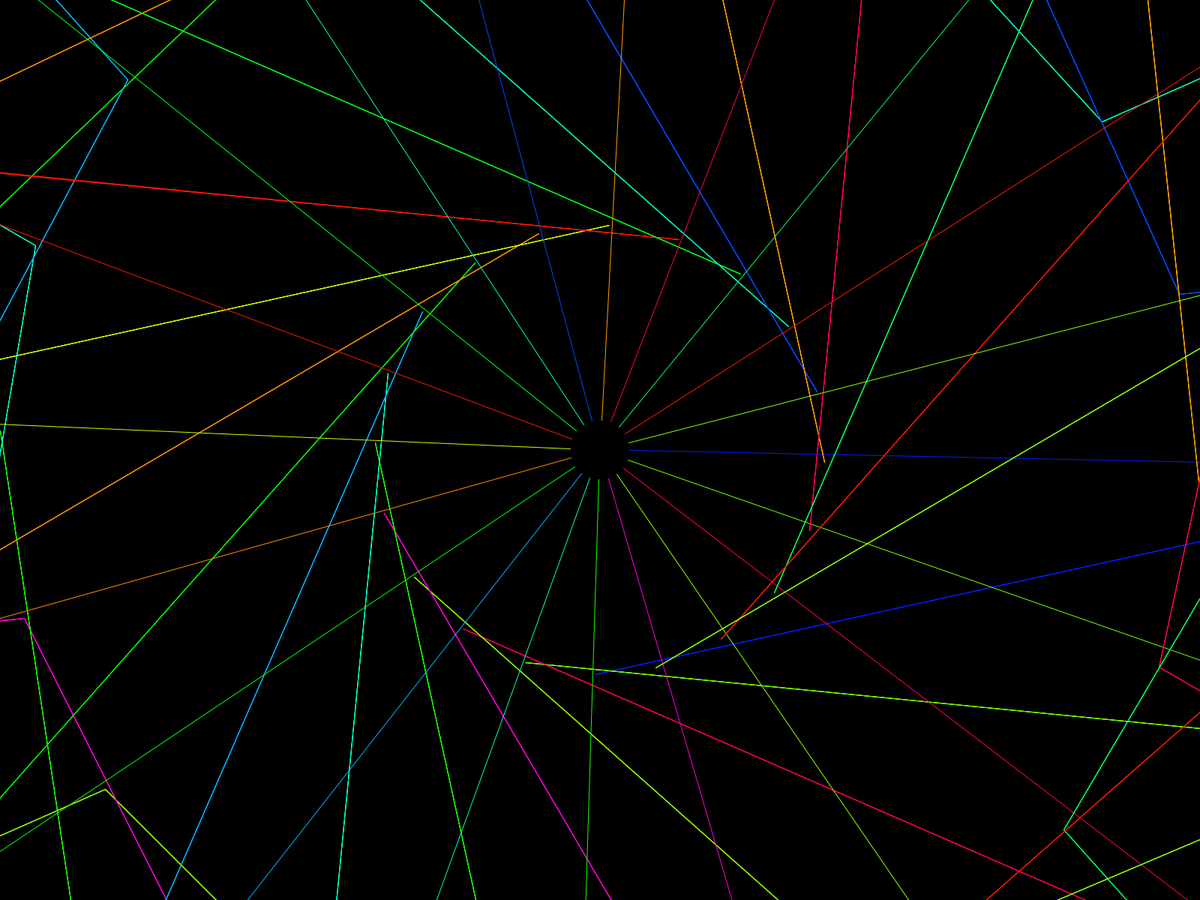
Frame 1 (no input)
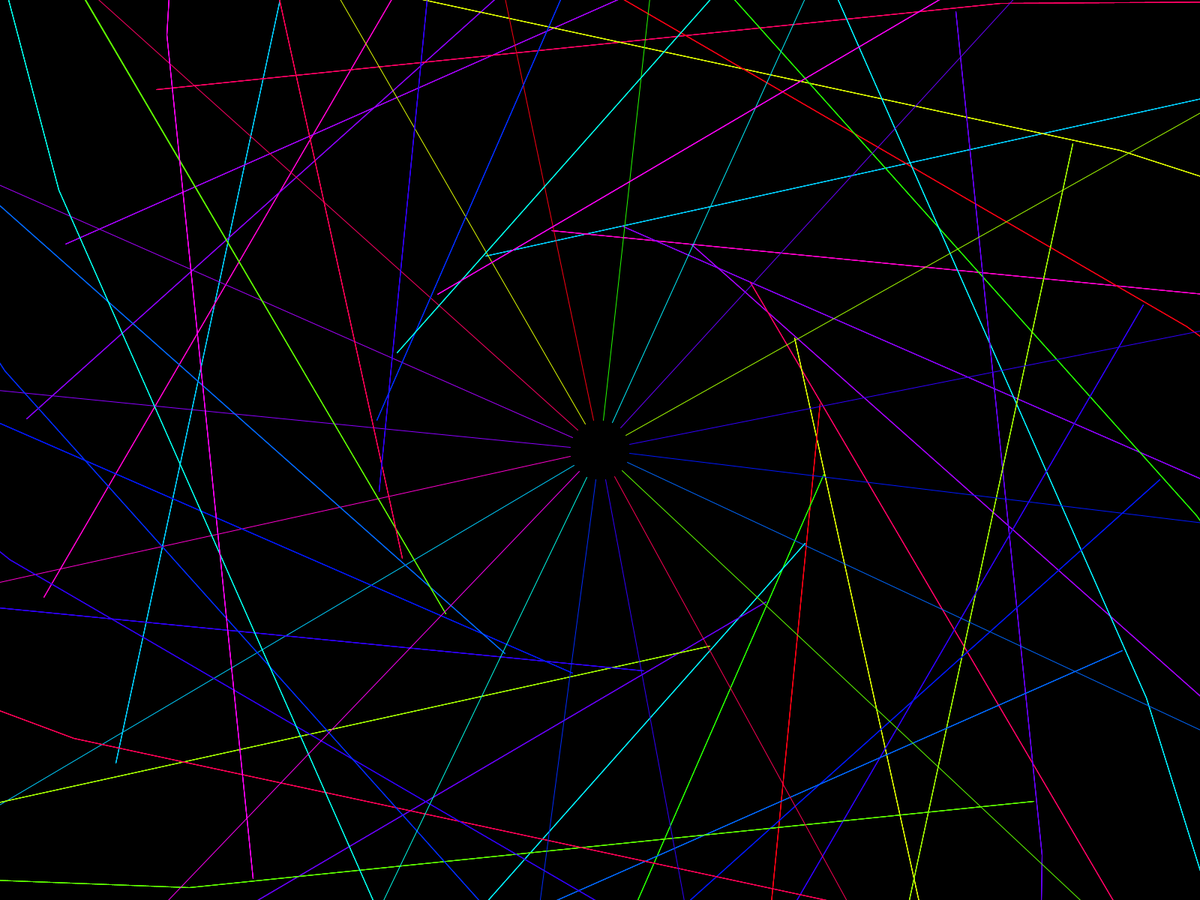
Frame 60 (the mouse pressed at the canvas centre just before this capture)
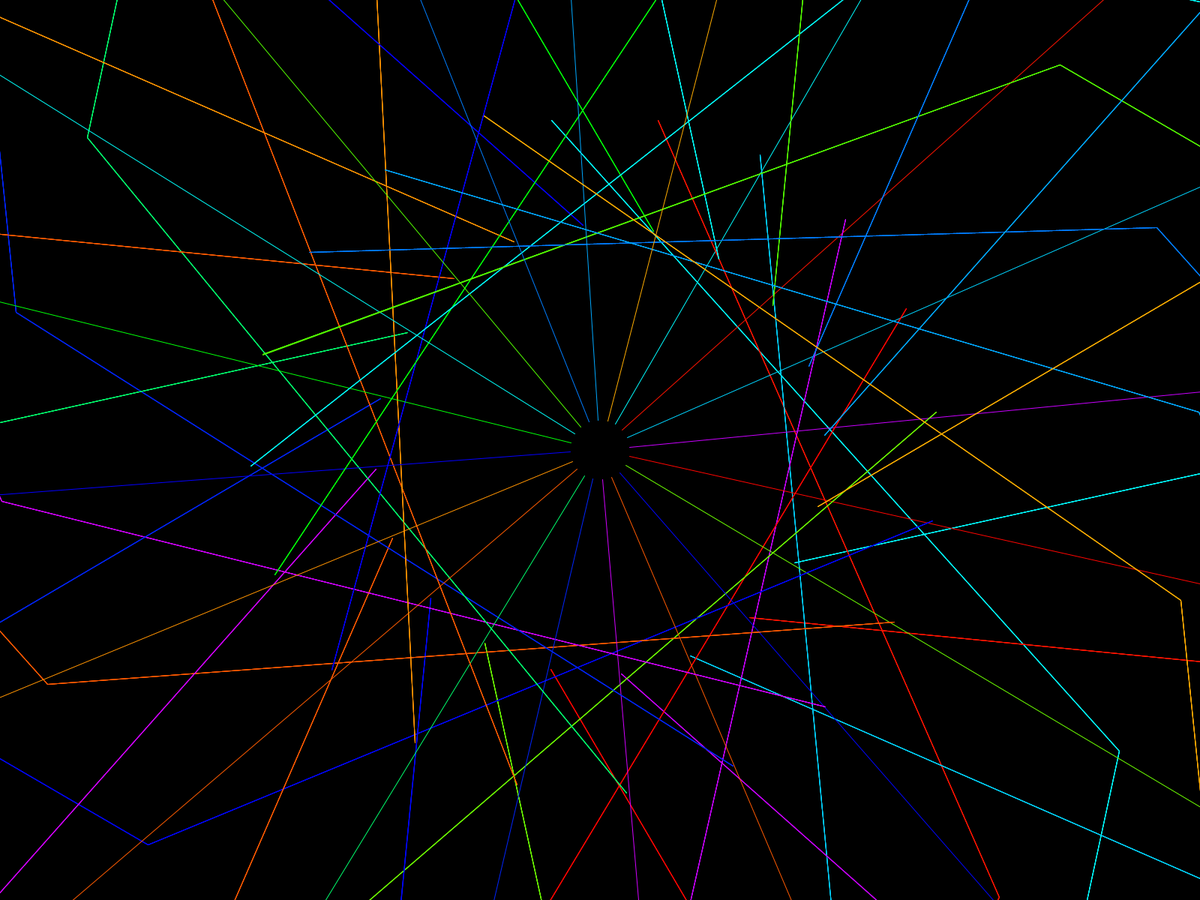
Frame 120 (the mouse held since frame 60 and released just before this capture)

The Processing sketch that drew these frames (run headless with seeded random() and noise(); from frame 60 on, the mouse is pressed at the canvas centre):

// Processing sketch: Illusion
// ── Illusion.pde
float theta  = tan(sqrt(10));

void setup () {

  fullScreen();
  colorMode(HSB);
  frameRate(9999999);
}

void draw () {
  background(0);
  float col  = map(theta, 10000, sqrt(sq(width/2)), 255, 255);
  
  for (float i = 0; i<PI*2; i+=PI/10) {
    stroke(random(col), 255, 255);
    pushMatrix();
    translate(width/2, height/2);
    rotate(theta+i);
    line(height, 0, 40, 0);
    theta += 0.002;

    for (float j = 0; j<PI*2; j+=PI/2  ) {

      pushMatrix();
      translate(0, 300);
      rotate(-theta-1);
      line(0, 0, 800, 800);
      popMatrix();
      theta +=0.00004;
    }
      for (float j = 0; j<PI*2; j+=PI/2  ) {

      pushMatrix();
      translate(0, 800);
      rotate(theta-1);
      line(0, 0, 800, 800);
      popMatrix();
      theta +=0.000004;
    }
    
      for (float j = 0; j<PI*2; j+=PI/2  ) {

      pushMatrix();
      translate(0, 800);
      rotate(-theta+1);
      line(0, 0, 800, 800);
      popMatrix();
      theta +=0.000004;
    }
    popMatrix();
  }
}
